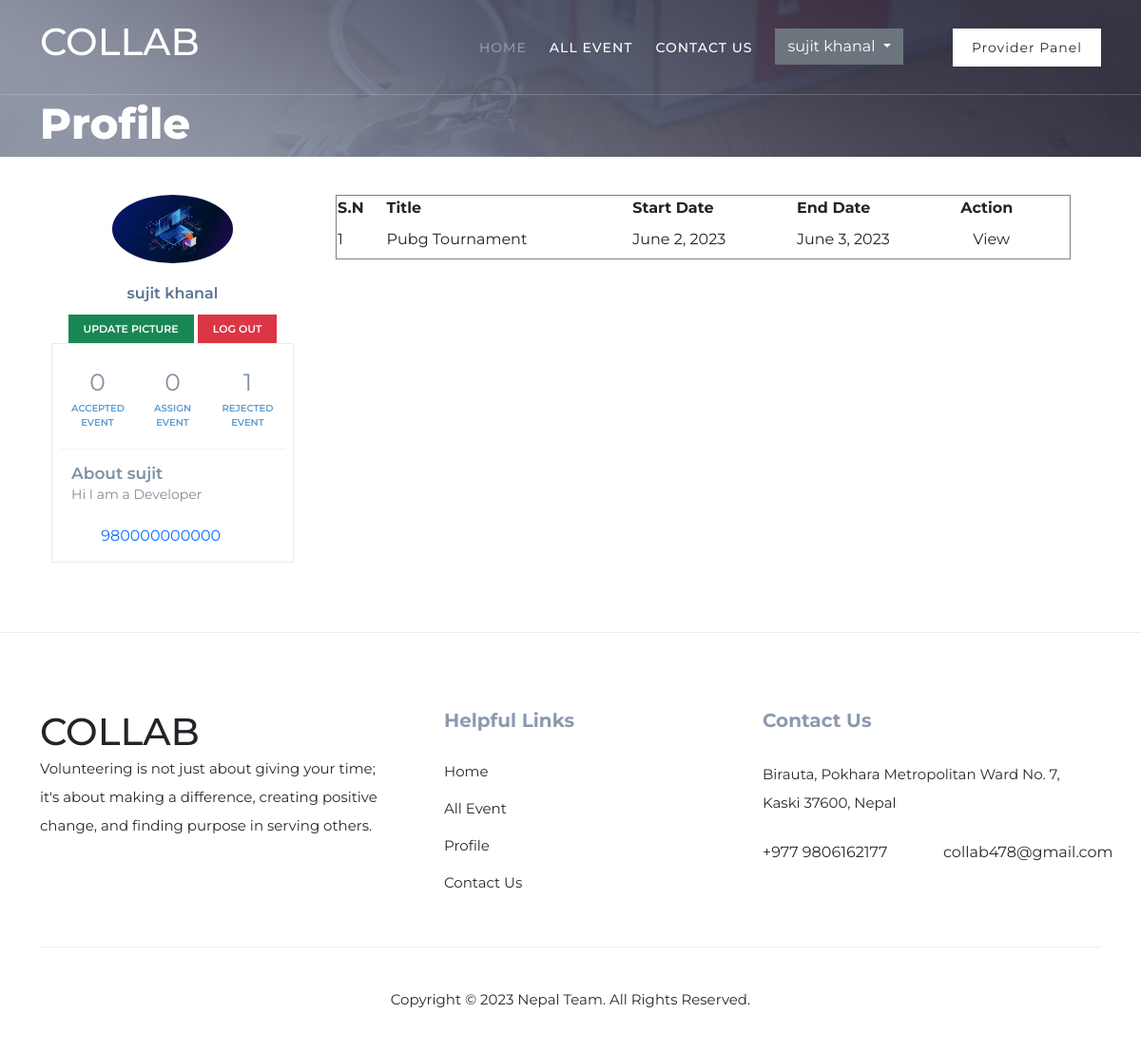
The page /rejected/event/ (signed in) on the database its author committed.
### users/models.py (models this page shows, shortened)
class User(AbstractBaseUser, PermissionsMixin):
    first_name = models.CharField(max_length=100, null=True)
    last_name = models.CharField(max_length=100, null=True)
    email = models.EmailField(max_length=254, unique=True)
    bio = models.CharField(max_length=254, null=True, blank=True)
    profile_pic = models.ImageField(default="profile_pic/default.png", upload_to="profile_pic/")
    contact_no = models.IntegerField(default=980000000000)
    skills = TaggableManager()
    is_provider = models.BooleanField(default=False)
    is_volunteer = models.BooleanField(default=False)
    is_staff = models.BooleanField(default=False)
    is_superuser = models.BooleanField(default=False)
    is_active = models.BooleanField(default=True)
    last_login = models.DateTimeField(null=True, blank=True)
    date_joined = models.DateTimeField(auto_now_add=True)
    USERNAME_FIELD = 'email'
    EMAIL_FIELD = 'email'
    REQUIRED_FIELDS = []
    objects = UserManager()

### events/models.py (models this page shows, shortened)
class VolunteerRequest(models.Model):
    user = models.ForeignKey(User, on_delete=models.CASCADE)
    event = models.ForeignKey(Event, on_delete=models.CASCADE)
    requested_at = models.DateTimeField(auto_now_add=True)
    accepted = models.BooleanField(default=False)
    rejected = models.BooleanField(default=False)

class Event(models.Model):
    title = models.CharField(max_length=100)
    description = models.TextField()
    start_date = models.DateField()
    end_date = models.DateField()
    city = models.CharField(max_length=100, null=True)
    state = models.CharField(max_length=100, null=True)
    country = models.CharField(max_length=100, null=True)
    address = models.CharField(max_length=100, null=True)
    start_time = models.TimeField(default=timezone.now())
    end_time = models.TimeField(default=timezone.now())
    created_by = models.ForeignKey(User, on_delete=models.SET_NULL, null=True)
    created_at = models.DateTimeField(auto_now_add=True)
    updated_at = models.DateTimeField(auto_now=True)
    image = models.ImageField(upload_to='event_images/', null=True, blank=True)
    max_volunteers = models.PositiveIntegerField()
    is_cancelled = models.BooleanField(default=False)
    is_active = models.BooleanField(default=True)
    price = models.DecimalField(max_digits=8, decimal_places=2)
    registration_start_date = models.DateTimeField()
    registration_end_date = models.DateTimeField()
    organizer_name = models.CharField(max_length=100)
    organizer_email = models.EmailField(max_length=254)
    organizer_phone = models.CharField(max_length=20)
    skills_required = TaggableManager()
    category_on = models.TextField()

### userprofiles/views.py (the view)
# urls.py: path('rejected/event/', RejectedEventView.as_view(), name='rejected_event'),
class RejectedEventView(View):
    def get(self, request):
        context = {
            'rejected_event': VolunteerRequest.objects.filter(user=self.request.user, rejected=True).order_by("-requested_at"),
            'accepted_event': VolunteerRequest.objects.filter(user=self.request.user, accepted=True),
            'assign_event':VolunteerAssignment.objects.filter(user=self.request.user)
        }
        return render(request, 'profile/rejected_event_listing.html', context)

### templates/profile/rejected_event_listing.html
{% extends 'base/base.html' %}
{% load static %}
{% block content %}
  <div class="page-heading">
    <div class="container">
      <div class="row">
        <div class="col-lg-8">
          <div class="top-text header-text">
            <h2>Profile</h2>
          </div>
        </div>
      </div>
    </div>
  </div>
  <div class="container">
    <div class="row profile">
      {% include 'profile/sidepanel.html' %}
      <div class="col-md-9">
        <div class="profile-content">
          <table width="100%" border="1px">
            <tr>
              <th>S.N</th>
              <th>Title</th>
              <th>Start Date</th>
              <th>End Date</th>
              <th>Action</th>
            </tr>
            {% for rejected in rejected_event %}
              <tr>
                <td>{{ forloop.counter }}</td>
                <td>{{ rejected.event.title }}</td>
                <td>{{ rejected.event.start_date }}</td>
                <td>{{ rejected.event.end_date }}</td>
                <td>
                  <a href="/event/event_detail/{{ rejected.event.id }}"><button class="btn">View</button></a>
                </td>
              </tr>
            {% endfor %}
          </table>
        </div>
      </div>
    </div>
  </div>
{% endblock %}

### templates/base/base.html (shortened to what this page needs)
{% load static %}
<!DOCTYPE html>
<html lang="en">
  <head>
    <link href="{% static 'css/bootstrap.min.css' %}" rel="stylesheet">
    <link rel="stylesheet" href="css/fontawesome.css' %}">
    <link rel="stylesheet" href="{% static 'css/styles.css' %}">
    <link rel="stylesheet" href="{% static 'css/animated.css' %}">
    <link rel="stylesheet" href="{% static 'css/owl.css' %}">
  </head>
<body>
  <header class="header-area header-sticky wow slideInDown" data-wow-duration="0.75s" data-wow-delay="0s">
    <div class="container">
      <div class="row">
        <div class="col-12">
          <nav class="main-nav">
            <a href="/" class="logo">
              <h1>COLLAB</h1>
            </a>
            <ul class="nav">
              <li><a href="/" class="active">Home</a></li>
              <li><a href="/event/list/">All Event</a></li>
              <li><a href="/contact/form/">Contact Us</a></li>
              {% if request.user.is_authenticated %}
                <li>
                    <div class="dropdown">
                        <button class="btn btn-secondary dropdown-toggle" type="button" id="dropdownMenuButton1" data-bs-toggle="dropdown" aria-expanded="false">
                            {{request.user.first_name}} {{request.user.last_name}}
                        </button>
                    </div>
                </li>
                {% if request.user.is_provider %}
                <li><div class="main-white-button"><a href="/event/provider/event/list/">Provider Panel</a></div></li>
                {% endif %}
                {% else %}
                <li><div class="main-white-button"><a href="/accounts/login/">Login</a></div></li>
            {% endif %}
            </ul>
          </nav>
        </div>
      </div>
    </div>
  </header>
{% block content %}
{%endblock %}
  <footer>
    <div class="container">
      <div class="row">
        <div class="col-lg-4">
          <div class="about">
            <div class="logo">
             <h1>COLLAB</h1>
            </div>
            <p>Volunteering is not just about giving your time; it's about making a difference, creating positive change, and finding purpose in serving others.</p>
          </div>
        </div>
        <div class="col-lg-4">
          <div class="helpful-links">
            <h4>Helpful Links</h4>
            <div class="row">
              <div class="col-lg-6 col-sm-6">
                <ul>
                  <li><a href="/">Home</a></li>
                  <li><a href="/event/list/">All Event</a></li>
                  {% if request.user.is_authenticated %}
                    <li><a href="/profile/">Profile</a></li>
                  {% endif %}
                  <li><a href="/contact/form/">Contact Us</a></li>
                </ul>
              </div>
            </div>
          </div>
        </div>
        <div class="col-lg-4">
          <div class="contact-us">
            <h4>Contact Us</h4>
            <p>Birauta, Pokhara Metropolitan Ward No. 7, Kaski 37600, Nepal</p>
            <div class="row">
              <div class="col-lg-6">
                <a href="#">+977 9806162177</a>
              </div>
              <div class="col-lg-6">
                <a href="#">collab478@gmail.com</a>
              </div>
            </div>
          </div>
        </div>
        <div class="col-lg-12">
          <div class="sub-footer">
            <p>Copyright © 2023 Nepal Team. All Rights Reserved.
          </div>
        </div>
      </div>
    </div>
  </footer>
</body>
</html>

### templates/profile/sidepanel.html (shortened to what this page needs)
<div class="col-md-3">
    <div class="profile-sidebar">
      <div class="profile-userpic">
        <center>
          <img src="{{ request.user.profile_pic.url }}" class="img-responsive" alt="" />
        </center>
      </div>
      <div class="profile-usertitle">
        <div class="profile-usertitle-name">{{ request.user.first_name }} {{ request.user.last_name }}</div>
      </div>
      <div class="profile-userbuttons">
        <a href="/change/profile_pic/"><button type="button" class="btn btn-success btn-sm">Update Picture</button></a>
        <a href="/accounts/logout/"><button type="button" class="btn btn-danger btn-sm">Log Out</button></a>
      </div>
      <div class="portlet light bordered">
        <div class="row list-separated profile-stat">
          <div class="col-md-4 col-sm-4 col-xs-6">
            <div class="uppercase profile-stat-title">{{ accepted_event.count }}</div>
            <div class="uppercase profile-stat-text">Accepted Event</div>
          </div>
          <div class="col-md-4 col-sm-4 col-xs-6">
            <div class="uppercase profile-stat-title">{{ assign_event.count }}</div>
            <div class="uppercase profile-stat-text">Assign Event</div>
          </div>
          <div class="col-md-4 col-sm-4 col-xs-6">
            <div class="uppercase profile-stat-title">{{ rejected_event.count }}</div>
            <div class="uppercase profile-stat-text">Rejected Event</div>
          </div>
        </div>
        <div>
          <h4 class="profile-desc-title">About {{ request.user.first_name }}</h4>
          <span class="profile-desc-text">{{ request.user.bio }}</span>
          <div class="margin-top-20 profile-desc-link">
            <a href="#">{{ request.user.contact_no }}</a>
          </div>
        </div>
      </div>
    </div>
  </div>

### rows shown on the page
User: user.first_name "sujit", user.last_name "khanal", user.profile_pic (picture), user.bio "Hi I am a Developer", user.contact_no "980000000000"
VolunteerRequest: event "Pubg Tournament", event.start_date "June 2, 2023", event.end_date "June 3, 2023"

### other values the page prints
{{ accepted_event.count }} "0"
{{ assign_event.count }} "0"
{{ rejected_event.count }} "1"
